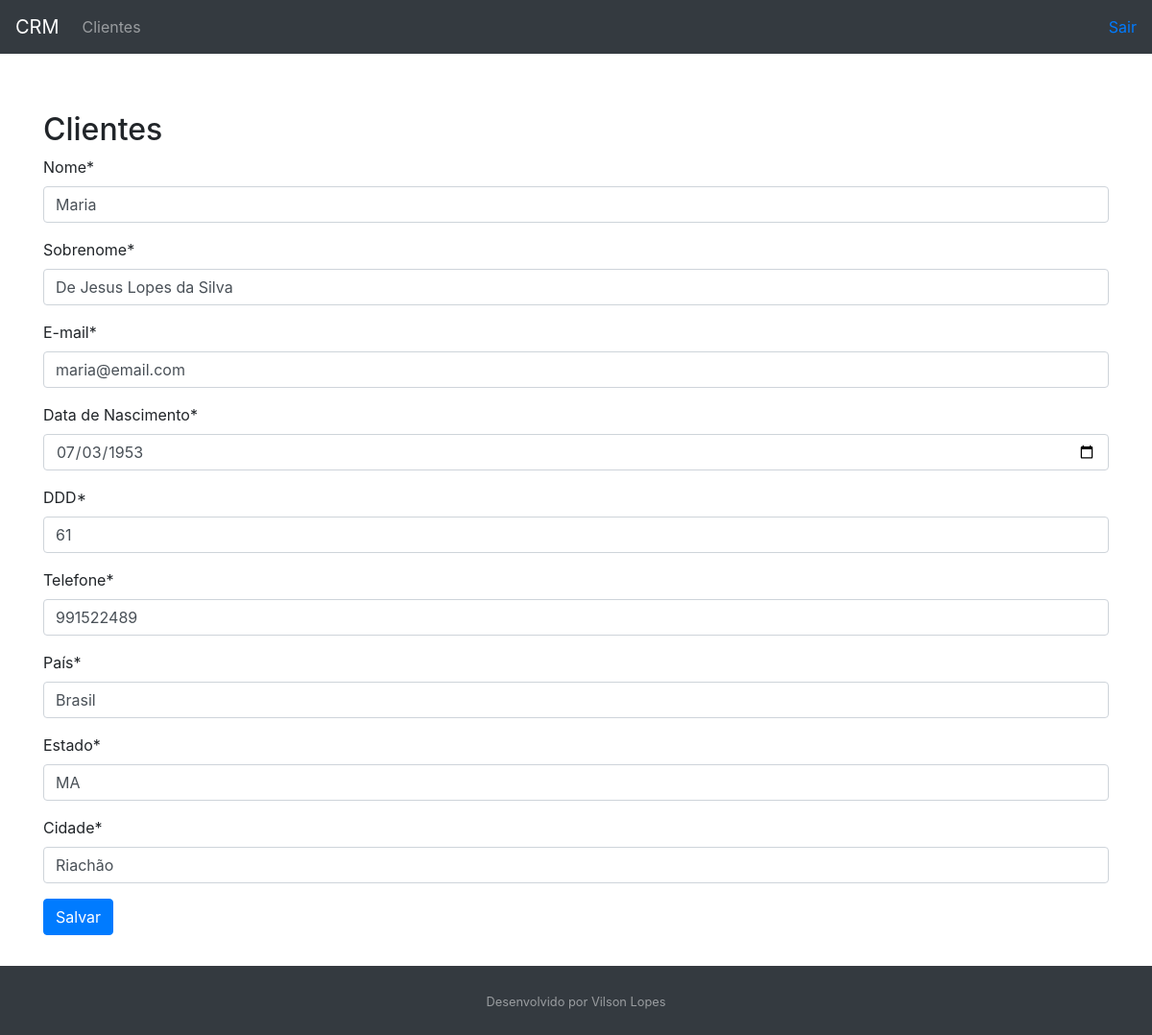
/customer/4/, run on the app's committed database.
### customer/models.py (models this page shows, shortened)
class Customer(models.Model):
    first_name = models.CharField(max_length=30)
    last_name = models.CharField(max_length=50)
    email = models.EmailField()
    birth_date = models.DateField()
    area_code = models.CharField(max_length=3)
    phone_number = models.CharField(max_length=9)
    country = models.CharField(max_length=30)
    state = models.CharField(max_length=30)
    city = models.CharField(max_length=30)
    created_date = models.DateTimeField(auto_now_add=True)
    updated_date = models.DateTimeField(auto_now=True)
    active = models.BooleanField(default=True)
    class Meta:
        db_table = "customer"

### customer/views.py (the view, shortened to what this page needs)
# urls.py: path("<int:id>/", CustomerUpdateView.as_view(), name="customer-update"),
class CustomerUpdateView(UpdateView):
    template_name = "customer/customer.html"
    form_class = CustomerForm
    def get_object(self, queryset=None):
        id = self.kwargs.get("id")
        return get_object_or_404(Customer, id=id)

### customer/forms.py
class CustomerForm(forms.ModelForm):
    first_name = forms.CharField(label='Nome')
    last_name = forms.CharField(label='Sobrenome')
    email = forms.EmailField(label='E-mail')
    birth_date = forms.DateField(
        label='Data de Nascimento', widget=DateInput())
    area_code = forms.RegexField(
        label='DDD', regex=r'^\+?1?[0-9]{2}$', error_messages={'invalid': 'Número de DDD inválido'})
    phone_number = forms.RegexField(
        label='Telefone', regex=r'^\+?1?[0-9]{6,15}$', error_messages={'invalid': 'Número de telefone inválido'})
    country = forms.CharField(label='País')
    state = forms.CharField(label='Estado')
    city = forms.CharField(label='Cidade')
    class Meta:
        model = Customer
        fields = (
            "first_name",
            "last_name",
            "email",
            "birth_date",
            "area_code",
            "phone_number",
            "country",
            "state",
            "city",
        )

### customer/templates/customer/customer.html (shortened to what this page needs)
{% extends 'model-page.html' %}
{% load crispy_forms_tags %}
{% block content %}
<h2>Clientes</h2>
    <form method="POST">{% csrf_token %}
        {{ form|crispy }}
    <button type="submit" class="btn btn-primary">Salvar</button>
    </form>
{% endblock content %}

### core/templates/model-page.html (style rules this page uses)
html, body { height: 100%; }

### data on the page
Customer: first_name "Maria", last_name "De Jesus Lopes da Silva", email "maria@email.com", birth_date "07/03/1953", area_code "61", phone_number "991522489", country "Brasil", state "MA", city "Riachão"
